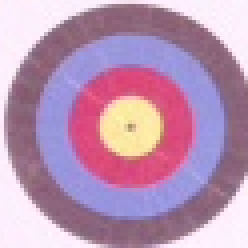
#> input picture image_processing/target_real_smol.png, 62 x 62 px (shown 4 times larger)
$ python circle_extraction.py
#> lines starting #> are read from the running program, lines starting #| are printed output that depends on the picture
import cv2
import numpy as np
import time
import matplotlib.pyplot as plt
import math

yaw_angle = -2.96706
flt_alt = 20

# [131 lines left out: functions coordinate_rotation, get_coordinates, detect_circles, crop_circles, template_matching, not called in this run]


# Load the template image of the target and hotspot
template_path_target1 = 'target_real_smol.png'  # Change this to your target image's path
template_path_target2 = 'target_real_full.png'  # Change this to your target image's path

template_target1 = cv2.imread(template_path_target1, cv2.IMREAD_GRAYSCALE)
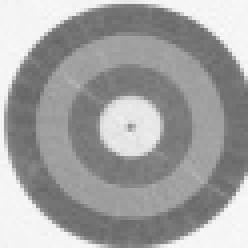
#> template_target1: shape (62, 62) (shown 4 times larger); min 102, max 249, mean 162.1
template_target2 = cv2.imread(template_path_target2, cv2.IMREAD_GRAYSCALE)
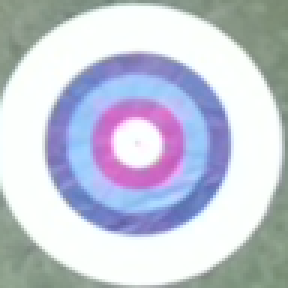
#> input picture image_processing/target_real_full.png, 96 x 96 px (shown 3 times larger)
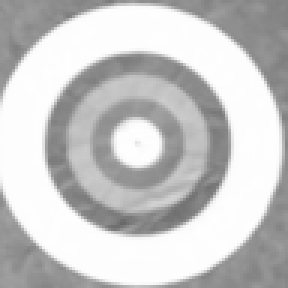
#> template_target2: shape (96, 96) (shown 3 times larger); min 105, max 255, mean 199.1

template_path_hotspot1 = 'hotspot_real_smol.png'  # Change this to your hotspot image's path
template_path_hotspot2 = 'hotspot_real_full.png'  # Change this to your hotspot image's path
template_hotspot1 = cv2.imread(template_path_hotspot1, cv2.IMREAD_GRAYSCALE)
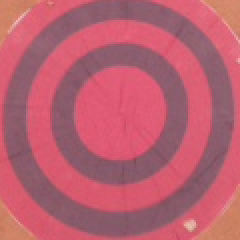
#> input picture auto nav/templates/hotspot_real_smol.png, 120 x 120 px, found by its file name (shown 2 times larger)
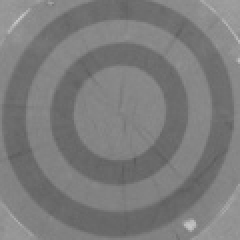
#> template_hotspot1: shape (120, 120) (shown 2 times larger); min 92, max 198, mean 123.7
template_hotspot2 = cv2.imread(template_path_hotspot2, cv2.IMREAD_GRAYSCALE)
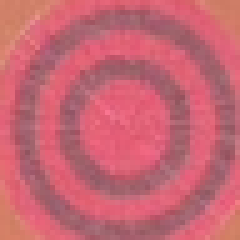
#> input picture image_processing/hotspot_real_full.png, 48 x 48 px (shown 5 times larger)
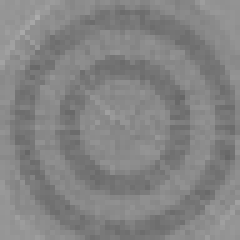
#> template_hotspot2: shape (48, 48) (shown 5 times larger); min 102, max 171, mean 131.6

frame = cv2.imread('new_temptemplate2.jpg', 1)
#> (the run stopped early here; a loop or call above may not have finished)
